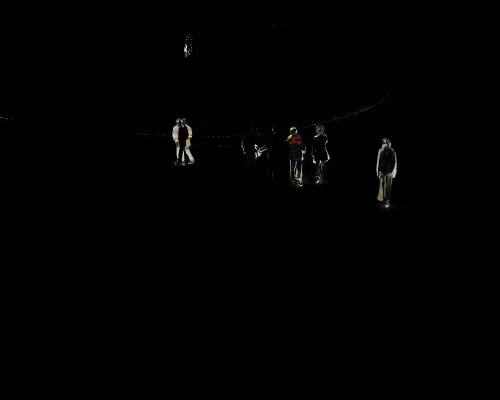
#> input picture frame 74 of 图像基础代码/chapter_five/v2.avi, 500 x 400 px, given in place of move_detect.flv, which was not available
$ python 05.py
#> lines starting #> are read from the running program, lines starting #| are printed output that depends on the picture; pictures that were not available may be replaced by others from this repository, and a replacement may not be noted
#> further down, frame is the input picture: shape (400, 500, 3); mean B, G, R 0.9, 1, 1
#----05 视频处理-----
# 帧差法
# 光流法 && 背景减除法
# author：RingoWu
# time：2020.7.27

import cv2
import matplotlib.pyplot as plt
import numpy as np

#------------------帧差法----------------------------
# flag = 1
flag = 0
if flag:
    file = 'move_detect.flv'
    cam = cv2.VideoCapture(file)
    #视频文件参数设置
    video_fps = 12
    fourcce = cv2.VideoWriter_fourcc('M','P','4','2')
    out1 = cv2.VideoWriter('v1.avi', fourcce, video_fps, (500,400))
    out2 = cv2.VideoWriter('v2.avi', fourcce, video_fps, (500, 400))

    #初始化帧
    last_frame = None
    #遍历所有帧
    while cam.isOpened():
        (ret, frame) = cam.read()
        if not ret:
            break
        #调整帧的大小
        frame = cv2.resize(frame, (500,400), interpolation=cv2.INTER_CUBIC)
        if last_frame is None:
            last_frame = frame
            continue
        #计算当前帧和前帧的不同
        frame_delta = cv2.absdiff(last_frame, frame)
        #当前帧设置为下一帧的前帧
        last_frame = frame.copy()
        #结果转换为灰度图
        Delta = cv2.cvtColor(frame_delta, cv2.COLOR_BGR2GRAY)
        #图像二值化
        Delta = cv2.threshold(Delta, 25, 255, cv2.THRESH_BINARY)[1]

        # 阀值图像上的轮廓位置
        cnts, hierarchy = cv2.findContours(Delta.copy(), cv2.RETR_EXTERNAL, cv2.CHAIN_APPROX_SIMPLE)

        # 遍历轮廓
        for c in cnts:
            # 忽略小轮廓，排除误差
            if cv2.contourArea(c) < 300:
                continue

                # 计算轮廓的边界框，在当前帧中画出该框
            (x, y, w, h) = cv2.boundingRect(c)
            cv2.rectangle(frame, (x, y), (x + w, y + h), (0, 255, 0), 2)

            # 显示当前帧
        cv2.imshow("frame", frame)
        cv2.imshow("frameDelta", frame_delta)
        cv2.imshow("thresh", Delta)

        # 保存视频
        out1.write(frame)
        out2.write(frame_delta)

        # 如果q键被按下，跳出循环
        if cv2.waitKey(20) & 0xFF == ord('q'):
            break
            # 清理资源并关闭打开的窗口
    out1.release()
    out2.release()
    cam.release()
    cv2.destroyAllWindows()

#-------------------------光流法----------------------
# flag = 1
flag = 0
if flag:
    es = cv2.getStructuringElement(cv2.MORPH_ELLIPSE, (10, 10))
    kernel = cv2.getStructuringElement(cv2.MORPH_ELLIPSE, (3, 3))
    cap = cv2.VideoCapture("move_detect.flv")
    frame1 = cap.read()[1]
    prvs = cv2.cvtColor(frame1, cv2.COLOR_BGR2GRAY)
    hsv = np.zeros_like(frame1)
    hsv[..., 1] = 255

    # 视频文件输出参数设置
    out_fps = 12.0  # 输出文件的帧率
    fourcc = cv2.VideoWriter_fourcc('M', 'P', '4', '2')
    sizes = (int(cap.get(cv2.CAP_PROP_FRAME_WIDTH)), int(cap.get(cv2.CAP_PROP_FRAME_HEIGHT)))
    out1 = cv2.VideoWriter('E:/video/v6.avi', fourcc, out_fps, sizes)
    out2 = cv2.VideoWriter('E:/video/v8.avi', fourcc, out_fps, sizes)

    while True:
        (ret, frame2) = cap.read()
        next = cv2.cvtColor(frame2, cv2.COLOR_BGR2GRAY)
        flow = cv2.calcOpticalFlowFarneback(prvs, next, None, 0.5, 3, 15, 3, 5, 1.2, 0)
        mag, ang = cv2.cartToPolar(flow[..., 0], flow[..., 1])
        hsv[..., 0] = ang * 180 / np.pi / 2
        hsv[..., 2] = cv2.normalize(mag, None, 0, 255, cv2.NORM_MINMAX)

        bgr = cv2.cvtColor(hsv, cv2.COLOR_HSV2BGR)

        draw = cv2.cvtColor(bgr, cv2.COLOR_BGR2GRAY)
        draw = cv2.morphologyEx(draw, cv2.MORPH_OPEN, kernel)
        draw = cv2.threshold(draw, 25, 255, cv2.THRESH_BINARY)[1]

        contours, hierarchy = cv2.findContours(draw.copy(), cv2.RETR_EXTERNAL, cv2.CHAIN_APPROX_SIMPLE)

        for c in contours:
            if cv2.contourArea(c) < 500:
                continue
            (x, y, w, h) = cv2.boundingRect(c)
            cv2.rectangle(frame2, (x, y), (x + w, y + h), (255, 255, 0), 2)

        cv2.imshow('frame2', bgr)

        cv2.imshow('draw', draw)
        cv2.imshow('frame1', frame2)
        out1.write(bgr)
        out2.write(frame2)

        k = cv2.waitKey(20) & 0xff
        if k == 27 or k == ord('q'):
            break
        elif k == ord('s'):
            cv2.imwrite('opticalfb.png', frame2)
            cv2.imwrite('opticalhsv.png', bgr)
        prvs = next

    out1.release()
    out2.release()
    cap.release()
    cv2.destroyAllWindows()

#------------------------背景法--------------------
flag = 1
# flag = 0
if flag:
    cap = cv2.VideoCapture('move_detect.flv')

    # create the subtractor
    fgbg = cv2.createBackgroundSubtractorMOG2(
        history=500, varThreshold=100, detectShadows=False)


    def getPerson(image, opt=1):

        # get the front mask
#> called with opt = 1
        mask = fgbg.apply(frame)
#> mask: shape (400, 500); every value is 255

        # eliminate the noise
        line = cv2.getStructuringElement(cv2.MORPH_RECT, (1, 5), (-1, -1))
        mask = cv2.morphologyEx(mask, cv2.MORPH_OPEN, line)
        cv2.imshow("mask", mask)

        # find the max area contours
        contours, hierarchy = cv2.findContours(mask, cv2.RETR_EXTERNAL, cv2.CHAIN_APPROX_SIMPLE)
#> contours = [[[0, 0], [0, 399], [499, 399], [499, 0]]]
        for c in range(len(contours)):
            area = cv2.contourArea(contours[c])
            if area < 150:
                continue
            rect = cv2.minAreaRect(contours[c])
            cv2.ellipse(image, rect, (0, 255, 0), 2, 8)
            cv2.circle(image, (np.int32(rect[0][0]), np.int32(rect[0][1])), 2, (255, 0, 0), 2, 8, 0)
#> this loop made 1 pass
#> (area, rect) on pass 1: (199101, ((249.5, 199.5), (399, 499), -90))
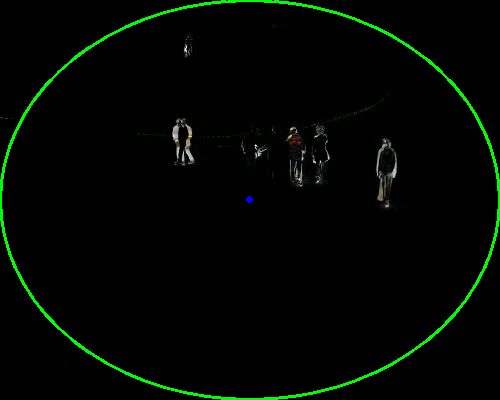
#> image: shape (400, 500, 3); mean B, G, R 1, 6.2, 1
        return image, mask


    while True:
        ret, frame = cap.read()
        cv2.imshow('input', frame)
        result, m_ = getPerson(frame)
        cv2.imshow('result', result)
        k = cv2.waitKey(20) & 0xff
#> (key q is pressed here)
        if k == 27:
            cv2.imwrite("result.png", result)
            cv2.imwrite("mask.png", m_)

            break
    cap.release()
    cv2.destroyAllWindows()

$ run again, starting later in the video
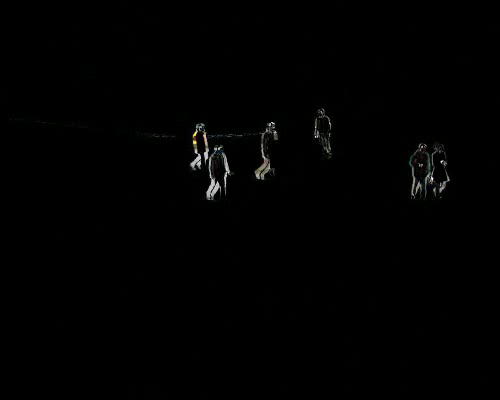
#> input picture frame 336 of 图像基础代码/chapter_five/v2.avi, 500 x 400 px, given in place of move_detect.flv, which was not available
#> frame is the input picture: shape (400, 500, 3); mean B, G, R 1.2, 1.3, 1.2
#> mask: shape (400, 500); every value is 255
#> contours = [[[0, 0], [0, 399], [499, 399], [499, 0]]]
#> the loop in getPerson, `for c in range(len(contours)):` made 1 pass
#> (area, rect) on pass 1: (199101, ((249.5, 199.5), (399, 499), -90))
#> after the loop in getPerson, `for c in range(len(contours)):`:
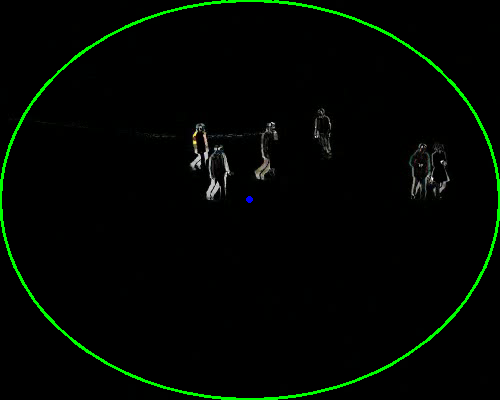
#> image: shape (400, 500, 3); mean B, G, R 1.2, 6.5, 1.2

$ run again, starting later in the video
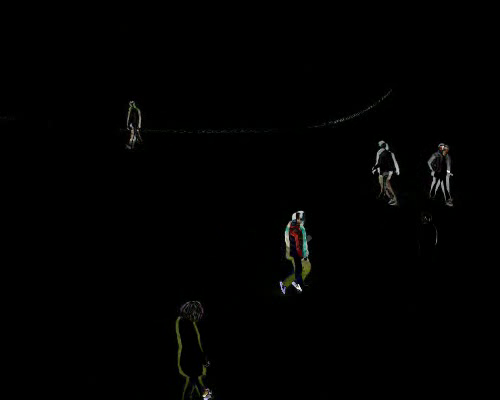
#> input picture frame 598 of 图像基础代码/chapter_five/v2.avi, 500 x 400 px, given in place of move_detect.flv, which was not available
#> frame is the input picture: shape (400, 500, 3); mean B, G, R 1.4, 1.6, 1.5
#> mask: shape (400, 500); every value is 255
#> contours = [[[0, 0], [0, 399], [499, 399], [499, 0]]]
#> the loop in getPerson, `for c in range(len(contours)):` made 1 pass
#> (area, rect) on pass 1: (199101, ((249.5, 199.5), (399, 499), -90))
#> after the loop in getPerson, `for c in range(len(contours)):`:
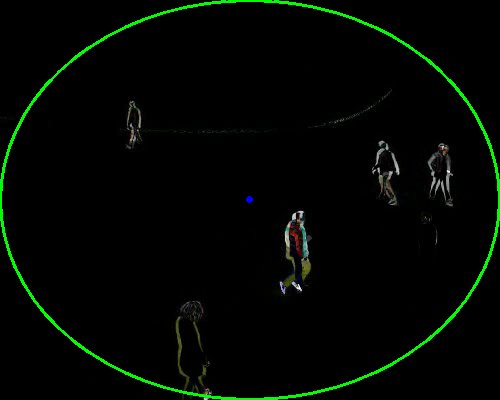
#> image: shape (400, 500, 3); mean B, G, R 1.4, 6.8, 1.5
